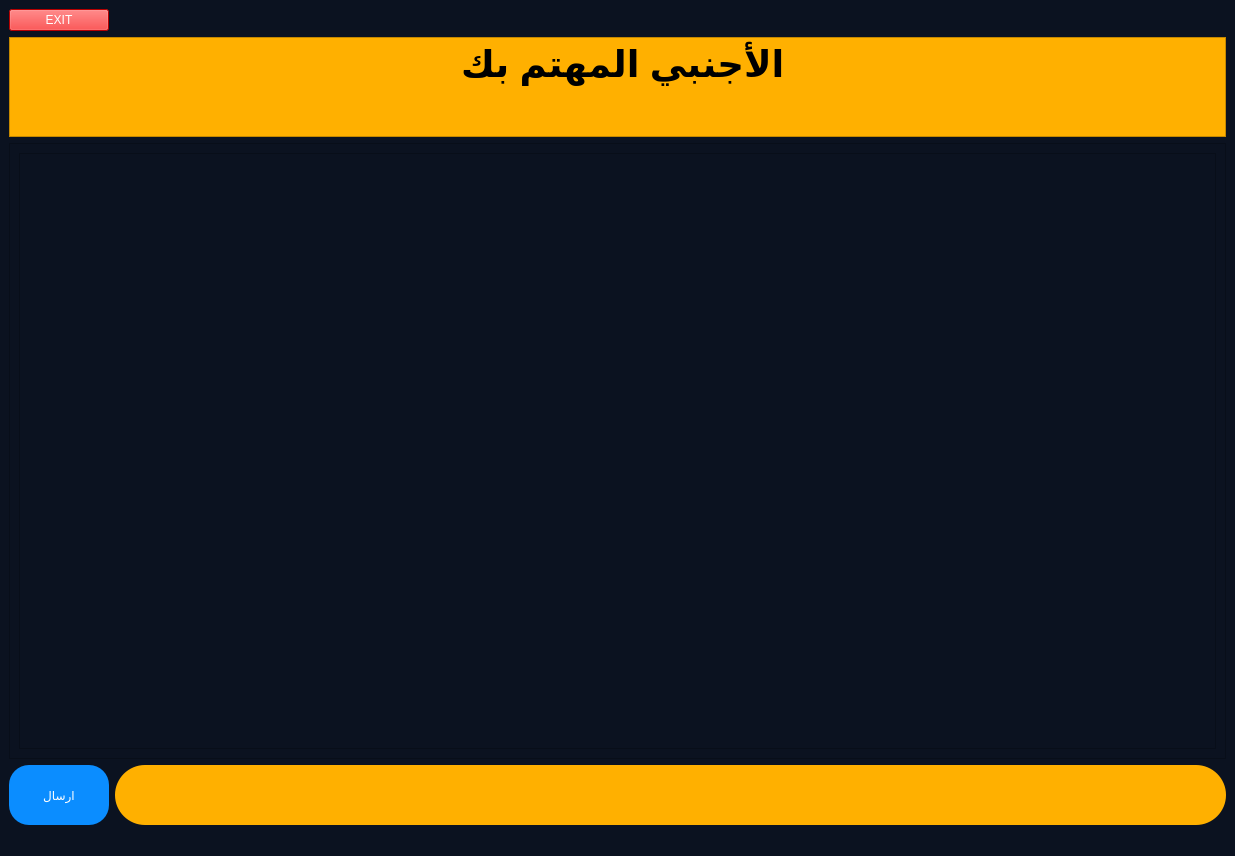
<?xml version="1.0" encoding="UTF-8"?>
<ui version="4.0">
 <class>ui6</class>
 <widget class="QMainWindow" name="ui6">
  <property name="geometry">
   <rect>
    <x>0</x>
    <y>0</y>
    <width>1235</width>
    <height>856</height>
   </rect>
  </property>
  <property name="windowTitle">
   <string>MainWindow</string>
  </property>
  <property name="styleSheet">
   <string notr="true">
color: rgb(255, 255, 255);
background-color: rgb(11, 18, 32);</string>
  </property>
  <widget class="QWidget" name="centralwidget">
   <layout class="QGridLayout" name="gridLayout">
    <item row="0" column="0">
     <widget class="QPushButton" name="pushButton_2">
      <property name="styleSheet">
       <string notr="true">background-color: rgb(255, 0, 0);</string>
      </property>
      <property name="text">
       <string>EXIT</string>
      </property>
     </widget>
    </item>
    <item row="0" column="1">
     <spacer name="horizontalSpacer">
      <property name="orientation">
       <enum>Qt::Horizontal</enum>
      </property>
      <property name="sizeHint" stdset="0">
       <size>
        <width>1108</width>
        <height>20</height>
       </size>
      </property>
     </spacer>
    </item>
    <item row="1" column="0" colspan="2">
     <widget class="QTextBrowser" name="textBrowser">
      <property name="maximumSize">
       <size>
        <width>16777215</width>
        <height>100</height>
       </size>
      </property>
      <property name="styleSheet">
       <string notr="true">background-color: rgb(255, 176, 0);</string>
      </property>
      <property name="html">
       <string>&lt;!DOCTYPE HTML PUBLIC &quot;-//W3C//DTD HTML 4.0//EN&quot; &quot;http://www.w3.org/TR/REC-html40/strict.dtd&quot;&gt;
&lt;html&gt;&lt;head&gt;&lt;meta name=&quot;qrichtext&quot; content=&quot;1&quot; /&gt;&lt;meta charset=&quot;utf-8&quot; /&gt;&lt;style type=&quot;text/css&quot;&gt;
p, li { white-space: pre-wrap; }
hr { height: 1px; border-width: 0; }
li.unchecked::marker { content: &quot;\2610&quot;; }
li.checked::marker { content: &quot;\2612&quot;; }
&lt;/style&gt;&lt;/head&gt;&lt;body style=&quot; font-family:'Segoe UI'; font-size:9pt; font-weight:400; font-style:normal;&quot;&gt;
&lt;p align=&quot;center&quot; style=&quot; margin-top:0px; margin-bottom:0px; margin-left:0px; margin-right:0px; -qt-block-indent:0; text-indent:0px;&quot;&gt;&lt;span style=&quot; font-size:28pt; font-weight:700; color:#000000;&quot;&gt; الأجنبي المهتم بك&lt;/span&gt;&lt;/p&gt;&lt;/body&gt;&lt;/html&gt;</string>
      </property>
     </widget>
    </item>
    <item row="2" column="0" colspan="2">
     <widget class="QScrollArea" name="scrollArea">
      <property name="widgetResizable">
       <bool>true</bool>
      </property>
      <widget class="QWidget" name="scrollAreaWidgetContents">
       <property name="geometry">
        <rect>
         <x>0</x>
         <y>0</y>
         <width>1215</width>
         <height>591</height>
        </rect>
       </property>
       <layout class="QGridLayout" name="gridLayout_2">
        <item row="0" column="0">
         <widget class="QTextBrowser" name="textBrowser_2">
          <property name="styleSheet">
           <string notr="true">font: 12pt &quot;Segoe UI&quot;;
color: rgb(255, 255, 255);</string>
          </property>
         </widget>
        </item>
       </layout>
      </widget>
     </widget>
    </item>
    <item row="3" column="0">
     <widget class="QPushButton" name="pushButton">
      <property name="minimumSize">
       <size>
        <width>100</width>
        <height>60</height>
       </size>
      </property>
      <property name="styleSheet">
       <string notr="true">border-radius: 20%;
font: 12pt &quot;Segoe UI&quot;;
background-color: rgb(11, 141, 255);</string>
      </property>
      <property name="text">
       <string>ارسال</string>
      </property>
      <property name="shortcut">
       <string>Return</string>
      </property>
     </widget>
    </item>
    <item row="3" column="1">
     <widget class="QLineEdit" name="lineEdit">
      <property name="minimumSize">
       <size>
        <width>0</width>
        <height>60</height>
       </size>
      </property>
      <property name="styleSheet">
       <string notr="true">
color: rgb(0, 0, 0);
border-radius: 30%;
background-color: rgb(255, 176, 0);</string>
      </property>
     </widget>
    </item>
   </layout>
  </widget>
  <widget class="QMenuBar" name="menubar">
   <property name="geometry">
    <rect>
     <x>0</x>
     <y>0</y>
     <width>1235</width>
     <height>21</height>
    </rect>
   </property>
  </widget>
  <widget class="QStatusBar" name="statusbar"/>
 </widget>
 <resources/>
 <connections/>
</ui>
